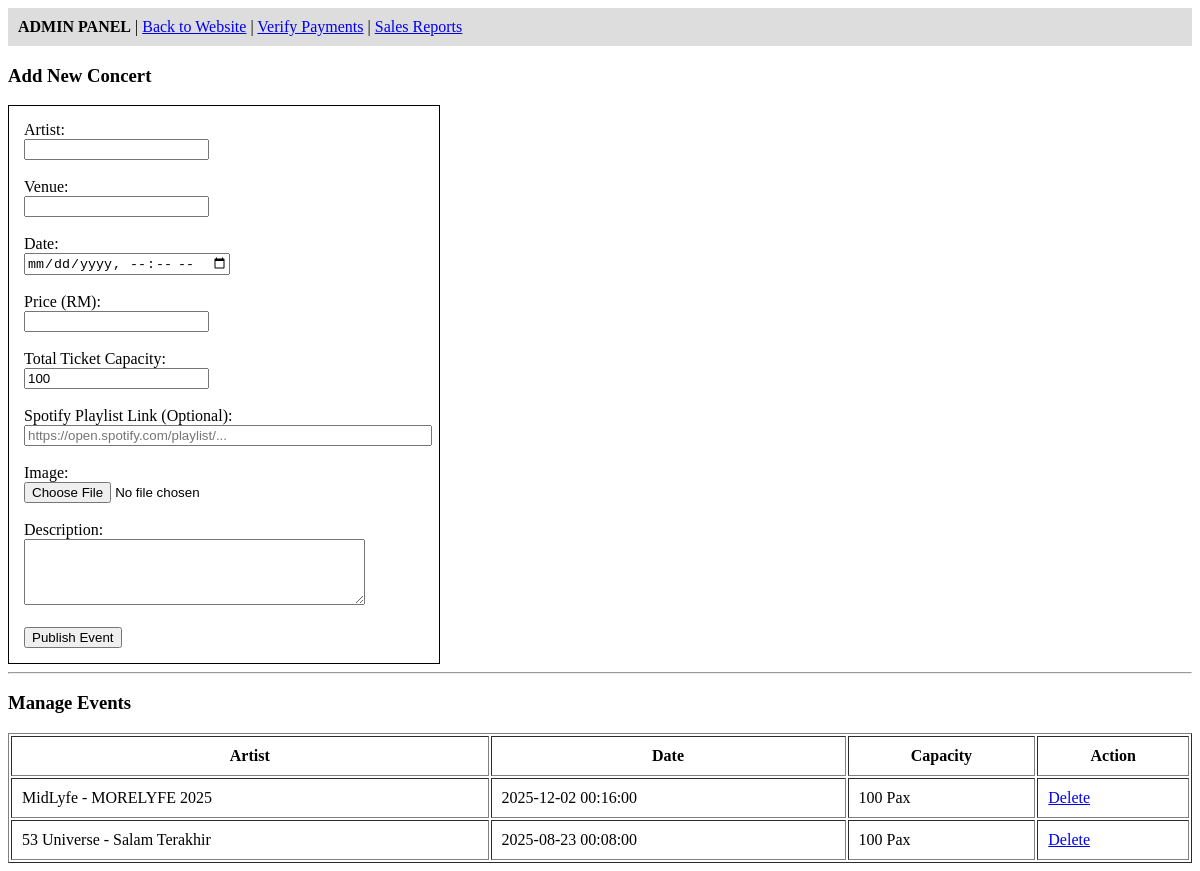
The page /admin.php (signed in) on the database as committed earlier.
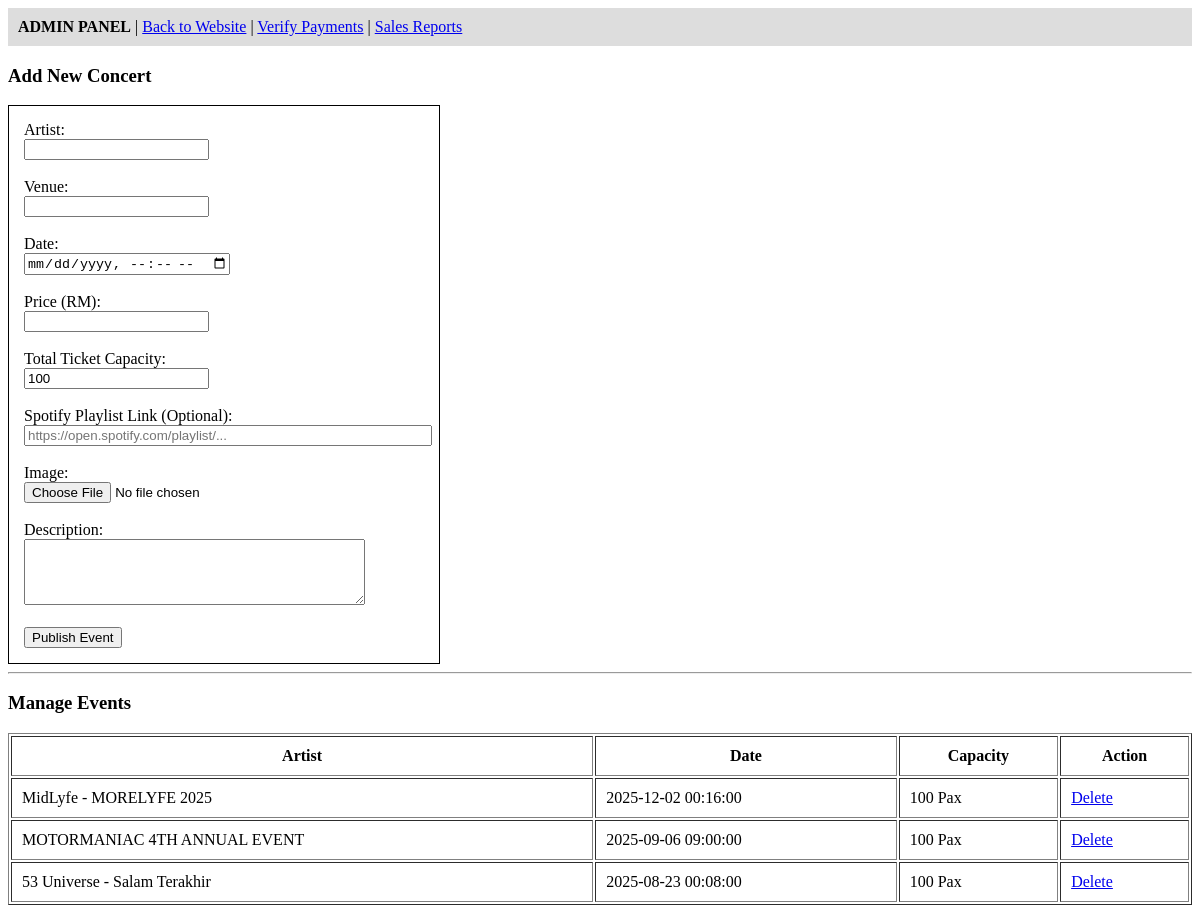
The same page on the database as committed later.
### tables this page shows
CREATE TABLE `concerts` (
  `id` int(11) NOT NULL,
  `artist` varchar(100) DEFAULT NULL,
  `venue` varchar(100) DEFAULT NULL,
  `event_date` datetime DEFAULT NULL,
  `price` decimal(10,2) DEFAULT NULL,
  `capacity` int(11) DEFAULT 100,
  `description` text DEFAULT NULL,
  `spotify_url` varchar(255) DEFAULT NULL,
  `image_url` varchar(255) DEFAULT NULL
);

### admin.php (the view, shortened to what this page needs)
<?php
include 'config.php';
?>
<!DOCTYPE html>
<html>
<head>
</head>
<body>
<div style="background: #ddd; padding: 10px;">
    <strong>ADMIN PANEL</strong> |
    <a href="index.php">Back to Website</a> |
    <a href="admin_verify.php">Verify Payments</a> |
    <a href="admin_reports.php">Sales Reports</a>
</div>
<h3>Add New Concert</h3>
<form method="POST" enctype="multipart/form-data" style="border:1px solid #000; padding:15px; width:400px;">
    <label>Artist:</label><br><input type="text" name="artist" required><br><br>
    <label>Venue:</label><br><input type="text" name="venue" required><br><br>
    <label>Date:</label><br><input type="datetime-local" name="date" required><br><br>
    <label>Price (RM):</label><br><input type="number" step="0.01" name="price" required><br><br>
    <label>Total Ticket Capacity:</label><br><input type="number" name="capacity" value="100" required><br><br>
    <label>Spotify Playlist Link (Optional):</label><br>
    <input type="text" name="spotify_url" placeholder="https://open.spotify.com/playlist/..." style="width: 100%;"><br><br>
    <label>Image:</label><br><input type="file" name="image" required><br><br>
    <label>Description:</label><br><textarea name="description" rows="4" cols="40" required></textarea><br><br>
    <button type="submit" name="add">Publish Event</button>
</form>
<hr>
<h3>Manage Events</h3>
<table border="1" cellpadding="10" width="100%">
    <thead>
        <tr>
            <th>Artist</th>
            <th>Date</th>
            <th>Capacity</th>
            <th>Action</th>
        </tr>
    </thead>
    <tbody>
        <?php $res = mysqli_query($conn, "SELECT id, artist, event_date, capacity FROM concerts ORDER BY event_date DESC");
        while($row = mysqli_fetch_assoc($res)): ?>
        <tr>
            <td><?php echo $row['artist']; ?></td>
            <td><?php echo $row['event_date']; ?></td>
            <td><?php echo $row['capacity']; ?> Pax</td>
            <td>
                <a href="?delete=<?php echo $row['id']; ?>" onclick="return confirm('Delete?');">Delete</a>
            </td>
        </tr>
        <?php endwhile; ?>
    </tbody>
</table>
</body>
</html>

Rows that differ between the two databases and show on the page:
added concerts: artist "MOTORMANIAC 4TH ANNUAL EVENT", event_date "2025-09-06 09:00:00", capacity "100"
